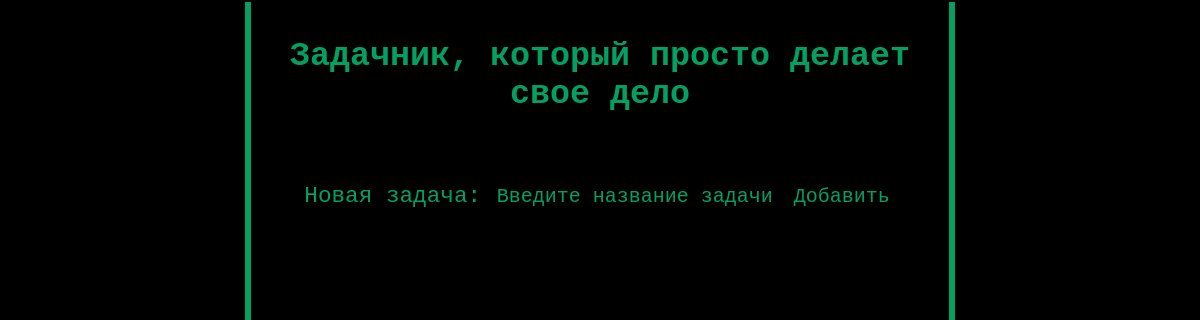
/, run on an earlier commit of the app's database.
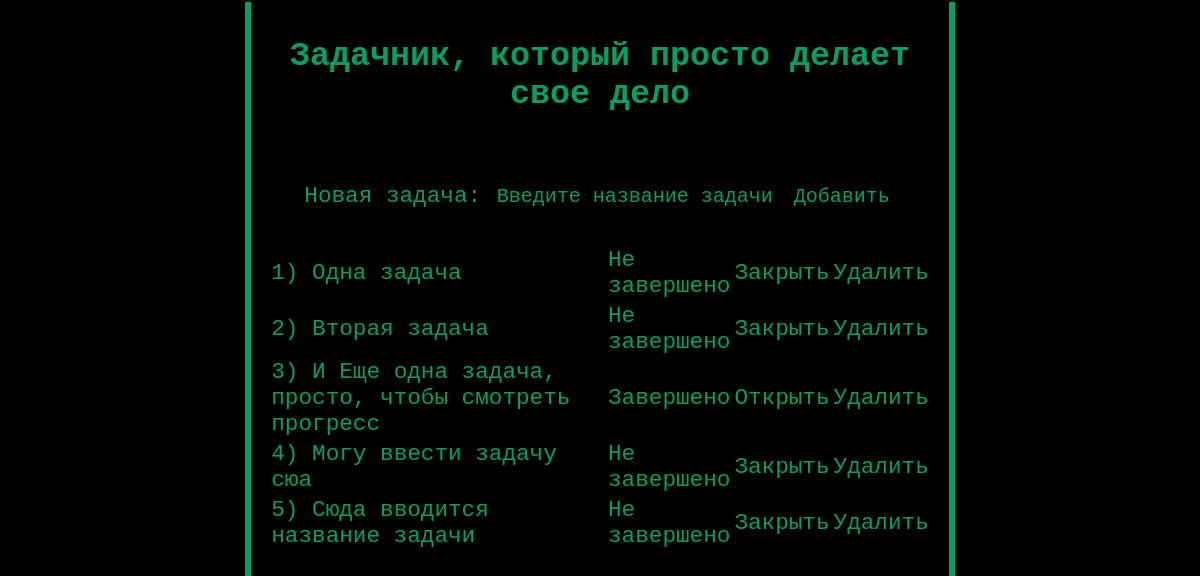
And on a later commit of the database.
### todolist/models.py (models this page shows, shortened)
class Tasks(models.Model):
    title = models.CharField('Название задания', max_length=500)
    is_complete = models.BooleanField('Завершено', default=False)
    class Meta:
        verbose_name = 'Задание'
        verbose_name_plural = 'Задания'

### todolist/views.py (the view)
# urls.py: path('', views.index, name='index'),
def index(request):
    todos = Tasks.objects.all()
    return render(request, "todolist/index.html", {'todo_list': todos, 'title': "Главная страница"})

### todolist/templates/todolist/index.html (shortened to what this page needs)
{% extends 'layout.html' %}
{% block content %}
<div class="title">Задачник, который просто делает свое дело</div>
<form action="{% url 'add' %}"  method="post" class="index">
    <div>
        <label>Новая задача:</label>
        <input type="text" name="title" placeholder="Введите название задачи">
        <button type="submit">Добавить</button>
    </div>
</form>
<table>
{% for todo in todo_list %}
<tr>
    <td class="name">{{forloop.counter}}) {{todo.title}}</td>
    {% if todo.is_complete == False %}
    <td class="stat">Не завершено</td>
    <td class="co"><a href="{% url 'update' todo_id=todo.id %}" class="but">Закрыть</a></td>
    {% else %}
    <td class="stat">Завершено</td>
    <td class="co"><a href="{% url 'update' todo_id=todo.id %}" class="but">Открыть</a></td>
    {% endif %}
    <td class="co"><a href="{% url 'delete' todo_id=todo.id %}" class="but">Удалить</a></td>
</tr>
{% endfor %}
</table>
{% endblock %}

What changed in the data, as far as the page shows it:
added Tasks: title "Одна задача", is_complete "Не завершено"
added Tasks: title "Вторая задача", is_complete "Не завершено"
added Tasks: title "И Еще одна задача, просто, чтобы смотреть прогресс", is_complete "Завершено"
added Tasks: title "Могу ввести задачу сюа", is_complete "Не завершено"
added Tasks: title "Сюда вводится название задачи", is_complete "Не завершено"
